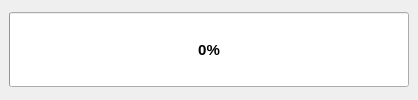
<?xml version="1.0" encoding="UTF-8"?>
<ui version="4.0">
 <class>Form</class>
 <widget class="QWidget" name="Form">
  <property name="windowModality">
   <enum>Qt::NonModal</enum>
  </property>
  <property name="geometry">
   <rect>
    <x>0</x>
    <y>0</y>
    <width>418</width>
    <height>100</height>
   </rect>
  </property>
  <property name="minimumSize">
   <size>
    <width>400</width>
    <height>100</height>
   </size>
  </property>
  <property name="maximumSize">
   <size>
    <width>418</width>
    <height>100</height>
   </size>
  </property>
  <property name="font">
   <font>
    <weight>50</weight>
    <bold>false</bold>
   </font>
  </property>
  <property name="windowTitle">
   <string>Комиссия</string>
  </property>
  <widget class="QProgressBar" name="progressBar">
   <property name="geometry">
    <rect>
     <x>9</x>
     <y>12</y>
     <width>400</width>
     <height>75</height>
    </rect>
   </property>
   <property name="minimumSize">
    <size>
     <width>400</width>
     <height>75</height>
    </size>
   </property>
   <property name="maximumSize">
    <size>
     <width>400</width>
     <height>75</height>
    </size>
   </property>
   <property name="font">
    <font>
     <pointsize>11</pointsize>
     <weight>75</weight>
     <bold>true</bold>
    </font>
   </property>
   <property name="value">
    <number>0</number>
   </property>
   <property name="invertedAppearance">
    <bool>false</bool>
   </property>
  </widget>
 </widget>
 <resources/>
 <connections/>
</ui>
